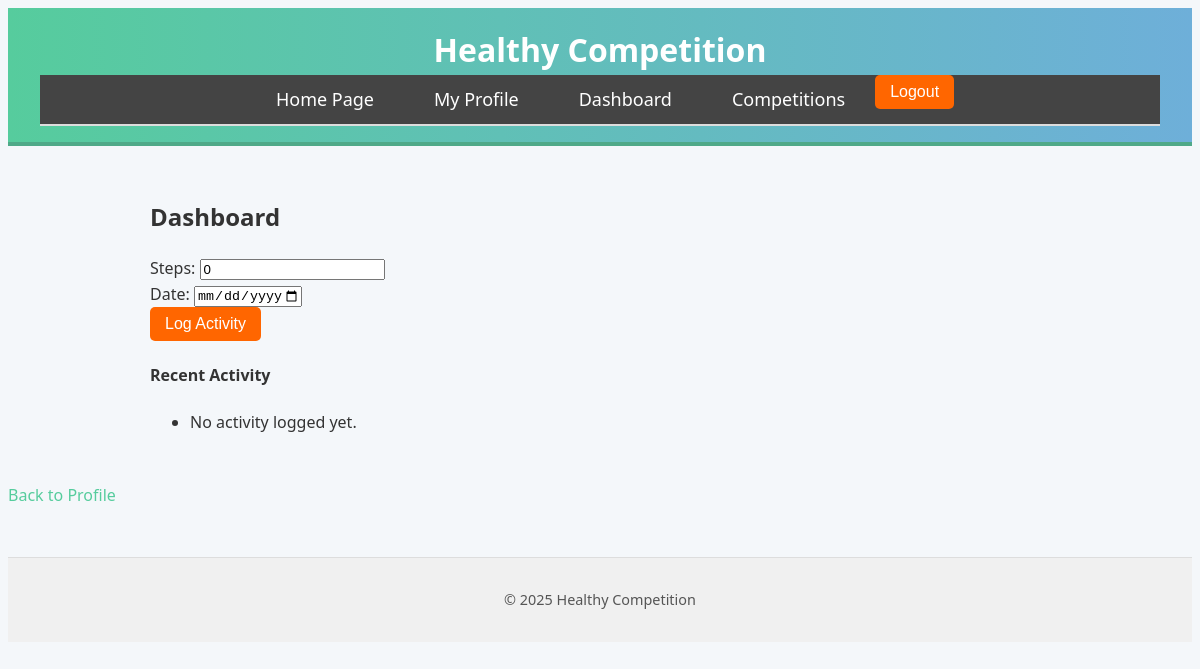
The page /dashboard/ (signed in) on the database as committed earlier.
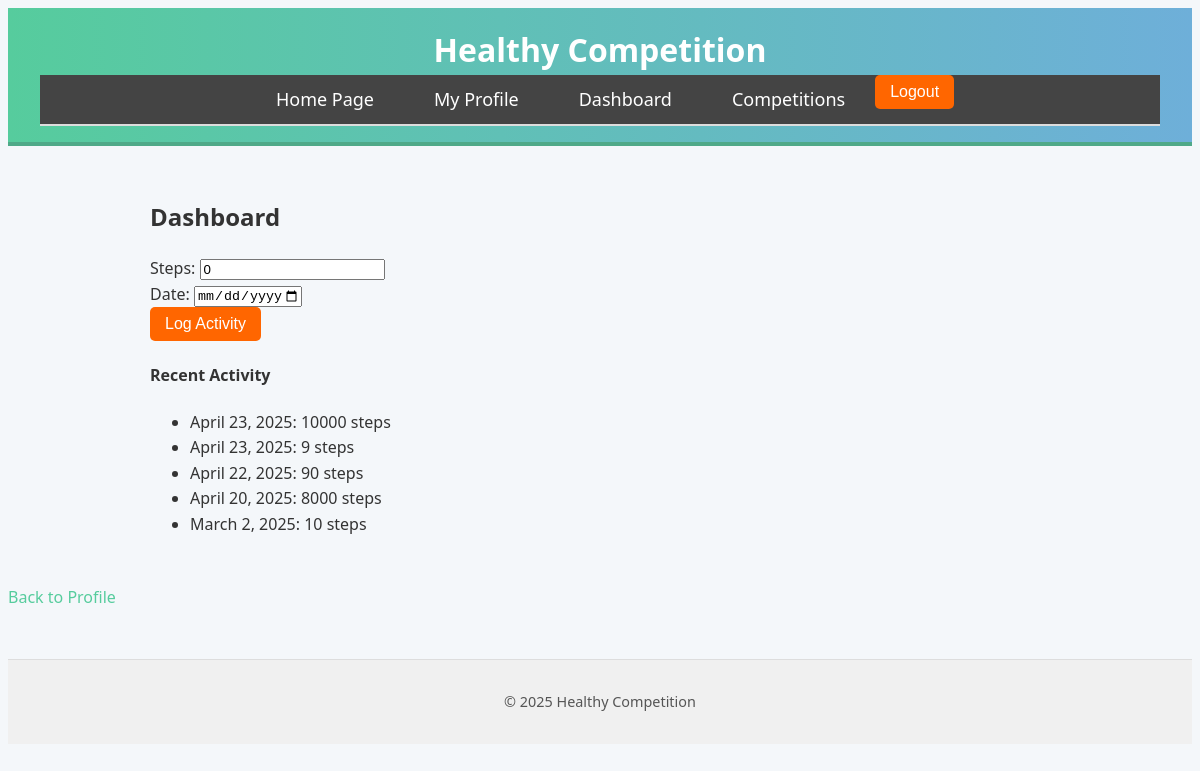
The same page on the database as committed later.
### src/models.py (models this page shows, shortened)
class ActivityLog(models.Model):
    user = models.ForeignKey(User, on_delete=models.CASCADE)
    steps = models.PositiveIntegerField(default=0)
    date = models.DateField(default=timezone.now)

### src/views.py (the view)
# urls.py: path('dashboard/', views.dashboard, name='dashboard'),
@login_required
def dashboard(request):
    activities = ActivityLog.objects.filter(user=request.user).order_by('-date')
    return render(request, 'dashboard.html', {'activities': activities})

### src/templates/dashboard.html (shortened to what this page needs)
{% extends 'base.html' %}
{% load static %}
{% block content %}
<div class="container mt-4">
    <h2>Dashboard</h2>
    <form id="activity-form" method="post">
        <div class="form-group">
            <label for="steps">Steps:</label>
            <input type="number" id="steps" name="steps" class="form-control" value="0">
        </div>
        <div class="form-group">
            <label for="date">Date:</label>
            <input type="date" id="date" name="date" class="form-control" max="{{ today|date:'Y-m-d' }}">
        </div>
        <button type="submit" class="btn btn-primary mt-2">Log Activity</button>
    </form>
    <h4 class="mt-4">Recent Activity</h4>
    <ul id="activity-list" class="list-group">
        {% for activity in activities %}
            <li class="list-group-item">
                {{ activity.date }}:
                {{ activity.steps }} steps
            </li>
        {% empty %}
            <li class="list-group-item">No activity logged yet.</li>
        {% endfor %}
    </ul>
</div>
<a href="{% url 'profile' %}">Back to Profile</a>
{% endblock %}

### src/templates/base.html (shortened to what this page needs)
{% load static %}
<!DOCTYPE html>
<html lang="en">
<head>
    <link rel="stylesheet" href="{% static 'styles.css' %}">
</head>
<body>
    <header>
        <h1>Healthy Competition</h1>
        <nav>
            <div id="nav-bar">
            <ul>
                <li><a href="{% url 'index' %}">Home Page</a></li>
                {% if user.is_authenticated %}
                    <li><a href="{% url 'profile' %}">My Profile</a></li>
                    <li><a href="{% url 'dashboard' %}">Dashboard</a></li>
                    <li><a href="{% url 'competition_list' %}">Competitions</a></li>
                    <form action="{% url 'logout' %}" method="post">
                        <button type="submit">Logout</button>
                    </form>
                {% else %}
                    <li><a href="{% url 'signup' %}">Sign Up</a></li>
                    <li><a href="{% url 'login' %}">Login</a></li>
                    <li><a href="{% url 'competition_list' %}">Competitions</a></li>
                {% endif %}
            </ul>
            </div>
        </nav>
    </header>
    <main>
        {% block content %}
        {% endblock %}
    </main>
    <footer>
        <p>&copy; 2025 Healthy Competition</p>
    </footer>
</body>
</html>

### src/static/styles.css (style rules this page uses)
body { font-family: 'Segoe UI', Tahoma, Geneva, Verdana, sans-serif; margin: 10; padding: 10; background-color: #f4f7fa; color: #333; line-height: 1.6; }
.container { max-width: 900px; margin: auto; padding: 2rem; }
header { background: linear-gradient(90deg, #56cc9d, #6eafd9); color: white; padding: 1rem 2rem; text-align: center; border-bottom: 4px solid #4fa988; }
header h1 { margin: 0; }
a { text-decoration: none; color: #56cc9d; transition: color 0.3s ease, transform 0.3s ease; }
#nav-bar { background-color: #444; border-bottom: 2px solid #ddd; }
#nav-bar ul { list-style: none; padding: 0; margin: 0; display: flex; justify-content: center; }
#nav-bar li { margin: 0 15px; }
#nav-bar li a { color: white; font-size: 18px; padding: 10px 15px; display: inline-block; }
form { display: inline; }
form button { background-color: #ff6600; color: white; border: none; padding: 8px 15px; font-size: 16px; cursor: pointer; border-radius: 5px; }
footer { text-align: center; padding: 1rem; background-color: #f0f0f0; font-size: 0.9rem; color: #555; margin-top: 3rem; border-top: 1px solid #ddd; }

Rows that differ between the two databases and show on the page:
added ActivityLog: date "April 23, 2025", steps "10000"
added ActivityLog: date "April 23, 2025", steps "9"
added ActivityLog: date "April 22, 2025", steps "90"
added ActivityLog: date "April 20, 2025", steps "8000"
added ActivityLog: date "March 2, 2025", steps "10"
Other text that changed with them:
text no longer shown: "No activity logged yet."
